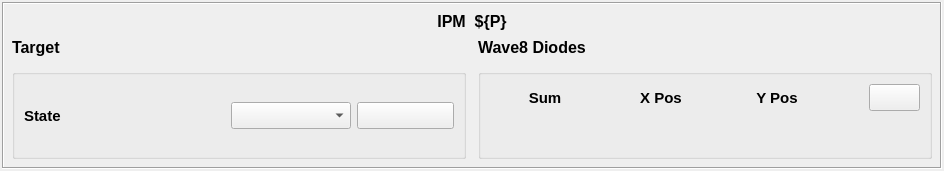
<?xml version="1.0" encoding="UTF-8"?>
<ui version="4.0">
 <class>Form</class>
 <widget class="QWidget" name="Form">
  <property name="geometry">
   <rect>
    <x>0</x>
    <y>0</y>
    <width>944</width>
    <height>171</height>
   </rect>
  </property>
  <property name="windowTitle">
   <string>IPM Full</string>
  </property>
  <layout class="QVBoxLayout" name="outerLayout">
   <property name="leftMargin">
    <number>2</number>
   </property>
   <property name="topMargin">
    <number>2</number>
   </property>
   <property name="rightMargin">
    <number>2</number>
   </property>
   <property name="bottomMargin">
    <number>2</number>
   </property>
   <item>
    <widget class="QFrame" name="screenFrame">
     <property name="frameShape">
      <enum>QFrame::Box</enum>
     </property>
     <property name="frameShadow">
      <enum>QFrame::Sunken</enum>
     </property>
     <property name="lineWidth">
      <number>1</number>
     </property>
     <layout class="QVBoxLayout" name="verticalLayout">
      <property name="spacing">
       <number>6</number>
      </property>
      <property name="leftMargin">
       <number>8</number>
      </property>
      <property name="topMargin">
       <number>8</number>
      </property>
      <property name="rightMargin">
       <number>8</number>
      </property>
      <property name="bottomMargin">
       <number>8</number>
      </property>
      <item>
       <widget class="QLabel" name="DeviceName">
        <property name="font">
         <font>
          <pointsize>12</pointsize>
          <weight>75</weight>
          <bold>true</bold>
         </font>
        </property>
        <property name="text">
         <string>IPM  ${P}</string>
        </property>
        <property name="alignment">
         <set>Qt::AlignCenter</set>
        </property>
       </widget>
      </item>
      <item>
       <layout class="QHBoxLayout" name="row1">
        <property name="spacing">
         <number>12</number>
        </property>
        <item>
         <layout class="QVBoxLayout" name="targetColumn">
          <item>
           <layout class="QHBoxLayout" name="targetHeader">
            <item>
             <widget class="QLabel" name="targetTitle">
              <property name="font">
               <font>
                <pointsize>12</pointsize>
                <weight>75</weight>
                <bold>true</bold>
               </font>
              </property>
              <property name="text">
               <string>Target</string>
              </property>
             </widget>
            </item>
            <item>
             <spacer name="targetHeaderSpacer">
              <property name="orientation">
               <enum>Qt::Horizontal</enum>
              </property>
              <property name="sizeHint" stdset="0">
               <size>
                <width>40</width>
                <height>20</height>
               </size>
              </property>
             </spacer>
            </item>
           </layout>
          </item>
          <item>
           <widget class="QGroupBox" name="targetBox">
            <property name="sizePolicy">
             <sizepolicy hsizetype="Preferred" vsizetype="Expanding">
              <horstretch>0</horstretch>
              <verstretch>0</verstretch>
             </sizepolicy>
            </property>
            <property name="font">
             <font>
              <pointsize>12</pointsize>
              <weight>75</weight>
              <bold>true</bold>
             </font>
            </property>
            <property name="title">
             <string/>
            </property>
            <layout class="QGridLayout" name="targetGrid">
             <item row="1" column="2">
              <widget class="PyDMEnumComboBox" name="PyDMEnumComboBox_state">
               <property name="minimumSize">
                <size>
                 <width>120</width>
                 <height>0</height>
                </size>
               </property>
               <property name="toolTip">
                <string>Insert target: select OUT / TARGET1-4 to drive the state positioner.</string>
               </property>
               <property name="channel">
                <string>ca://${P}:MMS:STATE:SET</string>
               </property>
              </widget>
             </item>
             <item row="1" column="0">
              <widget class="QLabel" name="stateLabel">
               <property name="font">
                <font>
                 <pointsize>11</pointsize>
                </font>
               </property>
               <property name="text">
                <string>State</string>
               </property>
              </widget>
             </item>
             <item row="1" column="1">
              <widget class="PyDMLabel" name="PyDMLabel_readback">
               <property name="font">
                <font>
                 <pointsize>11</pointsize>
                </font>
               </property>
               <property name="toolTip">
                <string/>
               </property>
               <property name="alignment">
                <set>Qt::AlignCenter</set>
               </property>
               <property name="alarmSensitiveContent">
                <bool>true</bool>
               </property>
               <property name="channel">
                <string>ca://${P}:MMS:STATE:GET_RBV</string>
               </property>
              </widget>
             </item>
             <item row="1" column="3">
              <widget class="PyDMShellCommand" name="ExpertButton">
               <property name="toolTip">
                <string>Open the target state-positioner expert screen.</string>
               </property>
               <property name="styleSheet">
                <string notr="true">PyDMShellCommand {
	background-color: palette(button);
	color: palette(button-text);
	border: 1px solid palette(mid);
	border-radius: 2px;
	padding: 3px 8px;
}
PyDMShellCommand:hover {
	background-color: palette(light);
}
PyDMShellCommand:pressed {
	background-color: palette(dark);
}</string>
               </property>
               <property name="text">
                <string/>
               </property>
               <property name="PyDMIcon">
                <string>cog</string>
               </property>
               <property name="showIcon">
                <bool>true</bool>
               </property>
               <property name="commands">
                <stringlist>
                 <string>pcdswidgets-show IPM_target_expert --P ${P}</string>
                </stringlist>
               </property>
              </widget>
             </item>
            </layout>
           </widget>
          </item>
         </layout>
        </item>
        <item>
         <layout class="QVBoxLayout" name="diodeColumn">
          <item>
           <layout class="QHBoxLayout" name="diodeHeader">
            <item>
             <widget class="QLabel" name="diodeTitle">
              <property name="font">
               <font>
                <pointsize>12</pointsize>
                <weight>75</weight>
                <bold>true</bold>
               </font>
              </property>
              <property name="text">
               <string>Wave8 Diodes</string>
              </property>
             </widget>
            </item>
            <item>
             <spacer name="diodeHeaderSpacer">
              <property name="orientation">
               <enum>Qt::Horizontal</enum>
              </property>
              <property name="sizeHint" stdset="0">
               <size>
                <width>40</width>
                <height>20</height>
               </size>
              </property>
             </spacer>
            </item>
           </layout>
          </item>
          <item>
           <widget class="QGroupBox" name="diodeBox">
            <property name="sizePolicy">
             <sizepolicy hsizetype="Preferred" vsizetype="Expanding">
              <horstretch>0</horstretch>
              <verstretch>0</verstretch>
             </sizepolicy>
            </property>
            <property name="font">
             <font>
              <pointsize>12</pointsize>
              <weight>75</weight>
              <bold>true</bold>
             </font>
            </property>
            <property name="title">
             <string/>
            </property>
            <layout class="QGridLayout" name="diodeGrid">
             <item row="1" column="2">
              <widget class="QLabel" name="yposLabel">
               <property name="font">
                <font>
                 <pointsize>11</pointsize>
                </font>
               </property>
               <property name="text">
                <string>Y Pos</string>
               </property>
               <property name="alignment">
                <set>Qt::AlignCenter</set>
               </property>
              </widget>
             </item>
             <item row="2" column="0">
              <widget class="ThrottledPyDMLabel" name="PyDMLabel_sum">
               <property name="minimumSize">
                <size>
                 <width>110</width>
                 <height>0</height>
                </size>
               </property>
               <property name="font">
                <font>
                 <pointsize>11</pointsize>
                </font>
               </property>
               <property name="alignment">
                <set>Qt::AlignCenter</set>
               </property>
               <property name="precision">
                <number>2</number>
               </property>
               <property name="precisionFromPV">
                <bool>false</bool>
               </property>
               <property name="alarmSensitiveContent">
                <bool>true</bool>
               </property>
               <property name="channel">
                <string>ca://${W8}:SUM</string>
               </property>
               <property name="throttleRate" stdset="0">
                <double>5.000000000000000</double>
               </property>
              </widget>
             </item>
             <item row="1" column="4">
              <widget class="PyDMShellCommand" name="PyDMShellCommand">
               <property name="toolTip">
                <string/>
               </property>
               <property name="styleSheet">
                <string notr="true">PyDMShellCommand {
	background-color: palette(button);
	color: palette(button-text);
	border: 1px solid palette(mid);
	border-radius: 2px;
	padding: 3px 8px;
}
PyDMShellCommand:hover {
	background-color: palette(light);
}
PyDMShellCommand:pressed {
	background-color: palette(dark);
}</string>
               </property>
               <property name="text">
                <string/>
               </property>
               <property name="alarmSensitiveContent">
                <bool>false</bool>
               </property>
               <property name="alarmSensitiveBorder">
                <bool>true</bool>
               </property>
               <property name="PyDMToolTip">
                <string/>
               </property>
               <property name="channel">
                <string/>
               </property>
               <property name="PyDMIcon">
                <string>cog</string>
               </property>
               <property name="showConfirmDialog">
                <bool>false</bool>
               </property>
               <property name="runCommandsInFullShell">
                <bool>false</bool>
               </property>
               <property name="confirmMessage">
                <string>Are you sure you want to proceed?</string>
               </property>
               <property name="environmentVariables">
                <string/>
               </property>
               <property name="showIcon">
                <bool>true</bool>
               </property>
               <property name="allowMultipleExecutions">
                <bool>false</bool>
               </property>
               <property name="titles">
                <stringlist/>
               </property>
               <property name="commands">
                <stringlist>
                 <string>ipmConfigEpics -b ${W8_alias}</string>
                </stringlist>
               </property>
               <property name="passwordProtected">
                <bool>false</bool>
               </property>
               <property name="password">
                <string/>
               </property>
               <property name="protectedPassword">
                <string/>
               </property>
               <property name="showCurrentlyRunningIndication">
                <bool>false</bool>
               </property>
              </widget>
             </item>
             <item row="1" column="1">
              <widget class="QLabel" name="xposLabel">
               <property name="font">
                <font>
                 <pointsize>11</pointsize>
                </font>
               </property>
               <property name="text">
                <string>X Pos</string>
               </property>
               <property name="alignment">
                <set>Qt::AlignCenter</set>
               </property>
              </widget>
             </item>
             <item row="2" column="1">
              <widget class="ThrottledPyDMLabel" name="PyDMLabel_xpos">
               <property name="minimumSize">
                <size>
                 <width>110</width>
                 <height>0</height>
                </size>
               </property>
               <property name="maximumSize">
                <size>
                 <width>110</width>
                 <height>16777215</height>
                </size>
               </property>
               <property name="font">
                <font>
                 <pointsize>11</pointsize>
                </font>
               </property>
               <property name="alignment">
                <set>Qt::AlignCenter</set>
               </property>
               <property name="precision">
                <number>4</number>
               </property>
               <property name="precisionFromPV">
                <bool>false</bool>
               </property>
               <property name="alarmSensitiveContent">
                <bool>true</bool>
               </property>
               <property name="channel">
                <string>ca://${W8}:XPOS</string>
               </property>
               <property name="throttleRate" stdset="0">
                <double>5.000000000000000</double>
               </property>
              </widget>
             </item>
             <item row="2" column="2">
              <widget class="ThrottledPyDMLabel" name="PyDMLabel_ypos">
               <property name="minimumSize">
                <size>
                 <width>110</width>
                 <height>0</height>
                </size>
               </property>
               <property name="maximumSize">
                <size>
                 <width>110</width>
                 <height>16777215</height>
                </size>
               </property>
               <property name="font">
                <font>
                 <pointsize>11</pointsize>
                </font>
               </property>
               <property name="alignment">
                <set>Qt::AlignCenter</set>
               </property>
               <property name="precision">
                <number>4</number>
               </property>
               <property name="precisionFromPV">
                <bool>false</bool>
               </property>
               <property name="alarmSensitiveContent">
                <bool>true</bool>
               </property>
               <property name="channel">
                <string>ca://${W8}:YPOS</string>
               </property>
               <property name="throttleRate" stdset="0">
                <double>5.000000000000000</double>
               </property>
              </widget>
             </item>
             <item row="1" column="0">
              <widget class="QLabel" name="sumLabel">
               <property name="font">
                <font>
                 <pointsize>11</pointsize>
                </font>
               </property>
               <property name="text">
                <string>Sum</string>
               </property>
               <property name="alignment">
                <set>Qt::AlignCenter</set>
               </property>
              </widget>
             </item>
             <item row="1" column="3">
              <spacer name="horizontalSpacer">
               <property name="orientation">
                <enum>Qt::Horizontal</enum>
               </property>
               <property name="sizeHint" stdset="0">
                <size>
                 <width>5</width>
                 <height>20</height>
                </size>
               </property>
              </spacer>
             </item>
            </layout>
           </widget>
          </item>
         </layout>
        </item>
       </layout>
      </item>
     </layout>
    </widget>
   </item>
  </layout>
 </widget>
 <customwidgets>
  <customwidget>
   <class>PyDMEnumComboBox</class>
   <extends>QComboBox</extends>
   <header>pydm.widgets.enum_combo_box</header>
  </customwidget>
  <customwidget>
   <class>PyDMShellCommand</class>
   <extends>QPushButton</extends>
   <header>pydm.widgets.shell_command</header>
  </customwidget>
  <customwidget>
   <class>PyDMLabel</class>
   <extends>QLabel</extends>
   <header>pydm.widgets.label</header>
  </customwidget>
  <customwidget>
   <class>ThrottledPyDMLabel</class>
   <extends>PyDMLabel</extends>
   <header>pcdswidgets.common.beam_diagnostics.ipm_widgets</header>
  </customwidget>
 </customwidgets>
 <resources/>
 <connections/>
</ui>
